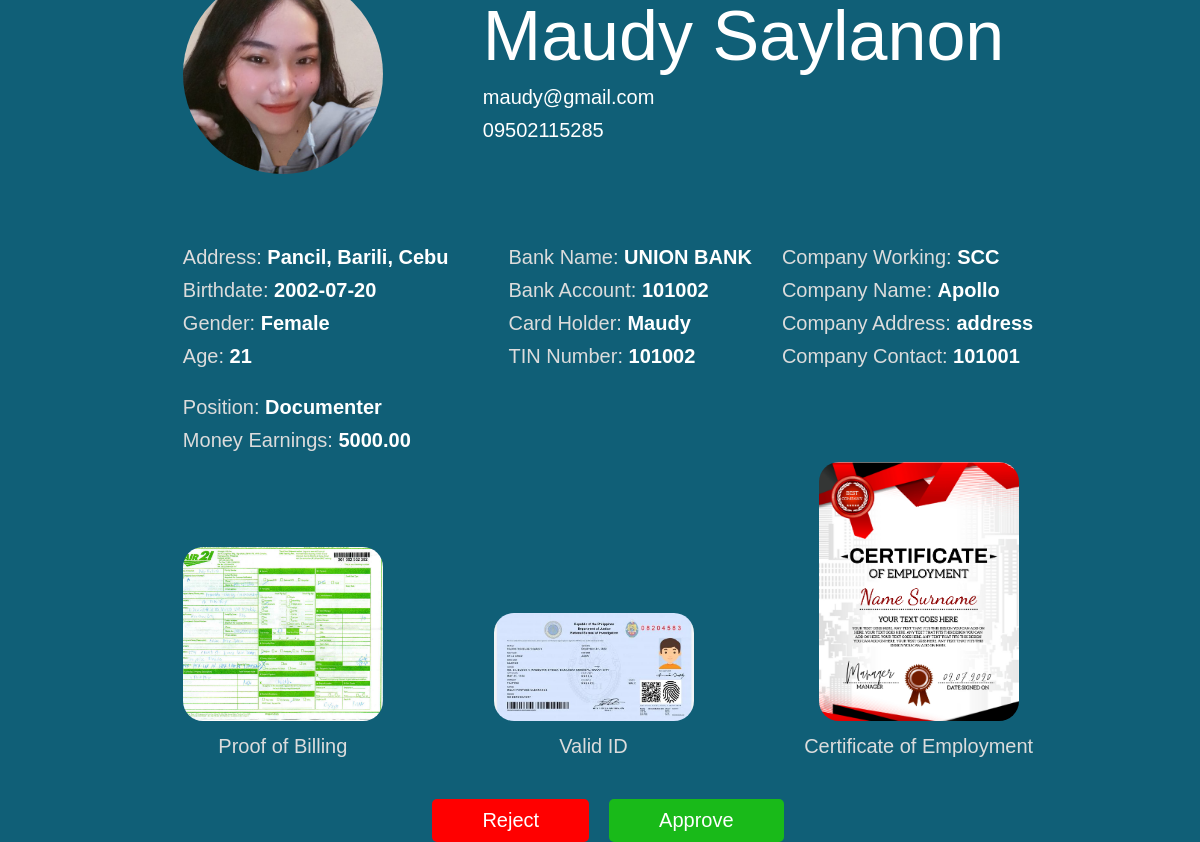
/controller/user_detail.php?user_id=3&transaction_id=TXN1716723024601 (signed in), run on the app's committed database.
### tables this page shows
CREATE TABLE `loans` (
  `l_id` int(10) NOT NULL,
  `id` int(10) NOT NULL,
  `date` date NOT NULL,
  `transaction_id` varchar(50) NOT NULL,
  `amount` int(50) NOT NULL,
  `payable_months` int(10) NOT NULL,
  `status` varchar(50) NOT NULL DEFAULT 'Pending',
  `note` varchar(1000) NOT NULL DEFAULT 'None'
);

CREATE TABLE `users` (
  `id` int(10) NOT NULL,
  `acc_type` enum('Basic','Premium') DEFAULT NULL,
  `f_name` varchar(50) NOT NULL,
  `l_name` varchar(50) NOT NULL,
  `email` varchar(100) NOT NULL,
  `password` varchar(255) NOT NULL,
  `phone` varchar(20) NOT NULL,
  `address` varchar(255) NOT NULL,
  `birthdate` date NOT NULL,
  `gender` varchar(50) NOT NULL,
  `age` int(11) NOT NULL,
  `bank_name` varchar(100) NOT NULL,
  `bank_account` varchar(50) NOT NULL,
  `card_holder` varchar(100) NOT NULL,
  `tin_number` varchar(20) NOT NULL,
  `company_working` varchar(100) NOT NULL,
  `company_name` varchar(100) NOT NULL,
  `company_address` varchar(255) NOT NULL,
  `company_contact` varchar(20) NOT NULL,
  `position` varchar(100) NOT NULL,
  `money_earnings` decimal(10,2) DEFAULT NULL,
  `proof_of_billing` varchar(255) NOT NULL,
  `valid_id` varchar(255) NOT NULL,
  `coe` varchar(255) NOT NULL,
  `profile_img` varchar(255) NOT NULL DEFAULT '../controller/uploads/default_profile.png',
  `registration_status` varchar(20) NOT NULL DEFAULT 'Pending',
  `rejection_timestamp` datetime DEFAULT NULL,
  `blocked` varchar(50) DEFAULT NULL,
  `status` varchar(50) DEFAULT NULL,
  `user_type` varchar(50) DEFAULT NULL
);

### controller/fetch_user_detail.php (called while the page is built, shortened)
<?php
include "../model/database.php";
$conn = $database->connect();
$user_id = isset($_GET['user_id']) ? (int)$_GET['user_id'] : 0;
$transaction_id = isset($_GET['transaction_id']) ? $_GET['transaction_id'] : '';
$sql = "
    SELECT
        users.id,
        users.acc_type,
        users.f_name,
        users.l_name,
        users.email,
        users.phone,
        users.address,
        users.birthdate,
        users.gender,
        users.age,
        users.bank_name,
        users.bank_account,
        users.card_holder,
        users.tin_number,
        users.company_working,
        users.company_name,
        users.company_address,
        users.company_contact,
        users.position,
        users.money_earnings,
        users.proof_of_billing,
        users.valid_id,
        users.coe,
        users.profile_img,
        loans.l_id,
        loans.date,
        loans.transaction_id,
        loans.amount,
        loans.payable_months,
        loans.status,
        loans.note
    FROM users
    LEFT JOIN loans ON users.id = loans.id
    WHERE users.id = ? AND loans.transaction_id = ?";
if ($stmt = $conn->prepare($sql)) {
    $stmt->bind_param("is", $user_id, $transaction_id);
    if ($stmt->execute()) {
        $result = $stmt->get_result();
        $user_loans = [];
        while ($row = $result->fetch_assoc()) {
            $user_loans[] = $row;
        }
    } else {
        echo "Failed to execute the SQL statement.";
    }
} else {
    echo "Failed to prepare the SQL statement.";
}
?>

### controller/user_detail.php (the view, shortened to what this page needs)
<?php include "../controller/fetch_user_detail.php" ?>
<link rel="stylesheet" href="../view/user_detail.css">
<div class="user_detail" id="user_detail">
    <?php if (!empty($user_loans)): ?>
        <div style="display:flex;gap:100px;align-items:center;">
            <div>
                <img src="<?php echo htmlspecialchars($user_loans[0]['profile_img']); ?>" alt="Profile Image">
           </div>
           <div class="asd">
                <p style="font-size:70px"><?php echo htmlspecialchars($user_loans[0]['f_name'] . ' ' . $user_loans[0]['l_name']); ?></p>
                <p><?php echo htmlspecialchars($user_loans[0]['email']); ?></p>
                <p><?php echo htmlspecialchars($user_loans[0]['phone']); ?></p>
            </div>
        </div>
        <br><br><br><br>
        <div style="display:flex;gap:30px">
            <div>
                <p>Address: <span><?php echo htmlspecialchars($user_loans[0]['address']); ?></span></p>
                <p>Birthdate: <span><?php echo htmlspecialchars($user_loans[0]['birthdate']); ?></span></p>
                <p>Gender: <span><?php echo htmlspecialchars($user_loans[0]['gender']); ?></span></p>
                <p>Age: <span><?php echo htmlspecialchars($user_loans[0]['age']); ?></span></p>
            </div>
            <br>
            <div>
                <p>Bank Name: <span><?php echo htmlspecialchars($user_loans[0]['bank_name']); ?></span></p>
                <p>Bank Account: <span><?php echo htmlspecialchars($user_loans[0]['bank_account']); ?></span></p>
                <p>Card Holder: <span><?php echo htmlspecialchars($user_loans[0]['card_holder']); ?></span></p>
                <p>TIN Number: <span><?php echo htmlspecialchars($user_loans[0]['tin_number']); ?></span></p>
            </div>
            <div>
                <p>Company Working: <span><?php echo htmlspecialchars($user_loans[0]['company_working']); ?></span></p>
                <p>Company Name: <span><?php echo htmlspecialchars($user_loans[0]['company_name']); ?></span></p>
                <p>Company Address: <span><?php echo htmlspecialchars($user_loans[0]['company_address']); ?></span></p>
                <p>Company Contact: <span><?php echo htmlspecialchars($user_loans[0]['company_contact']); ?></span></p>
            </div>
        </div>
        <br>
        <p>Position: <span><?php echo htmlspecialchars($user_loans[0]['position']); ?></span></p>
        <p>Money Earnings: <span><?php echo htmlspecialchars($user_loans[0]['money_earnings']); ?></span></p>
        <div style="display:flex;justify-content:space-between;align-items:end" class="uploads">
            <div>
                <img src="<?php echo htmlspecialchars($user_loans[0]['proof_of_billing']); ?>" alt="Proof of Billing">
                <p>Proof of Billing</p>
            </div>
            <div>
                <img src="<?php echo htmlspecialchars($user_loans[0]['valid_id']); ?>" alt="Valid ID">
                <p>Valid ID</p>
            </div>
            <div>
                <img src="<?php echo htmlspecialchars($user_loans[0]['coe']); ?>" alt="Certificate of Employment">
                <p>Certificate of Employment</p>
            </div>
        </div>
        <br>
        <div class="loan-actions">
            <?php if ($user_loans[0]['status'] !== 'Approved' && $user_loans[0]['status'] !== 'Rejected'): ?>
            <a onclick="showRejectForm('<?php echo htmlspecialchars($user_loans[0]['transaction_id']); ?>')">Reject</a>
            <a onclick="approveLoan('<?php echo htmlspecialchars($user_loans[0]['transaction_id']); ?>')">Approve</a>
            <?php endif; ?>
        </div>
            <?php else: ?>
                <p>No details found for the provided user ID and transaction ID.</p>
            <?php endif; ?>
     </div>

### view/user_detail.css (style rules this page uses)
* { scrollbar-width: none; }
img { border-radius:50%; width: 200px; cursor: pointer; }
p { font-size: 20px; font-family: sans-serif; margin: 0 ; margin-bottom: 10px; color: rgb(220,220,220); }
span { color:black; font-weight:bold; color:white; }
.uploads img { border-radius: 20px; }
.uploads div { display:flex; justify-content:center; flex-direction:column; align-items:center; line-height:50px; }
.loan-actions { display:flex; justify-content:center; gap:20px; }
.loan-actions a { text-decoration:none; color:white; font-size:20px; font-family:sans-serif; cursor: pointer; }
.loan-actions a:first-child { background-color: red; padding:10px 50px; border-radius: 5px; }
.loan-actions a:last-child { background-color: rgb(25, 186, 25); padding:10px 50px; border-radius: 5px; }
.asd p { color:white; }

### data on the page
loans: id.profile_img (picture), id.email "maudy@gmail.com", id.phone "09502115285", id.address "Pancil, Barili, Cebu", id.birthdate "2002-07-20", id.gender "Female", id.age "21", id.bank_name "UNION BANK", id.bank_account "101002", id.card_holder "Maudy", id.tin_number "101002", id.company_working "SCC", id.company_name "Apollo", id.company_address "address", id.company_contact "101001", id.position "Documenter", id.money_earnings "5000.00", id.proof_of_billing (picture), id.valid_id (picture), id.coe (picture)
